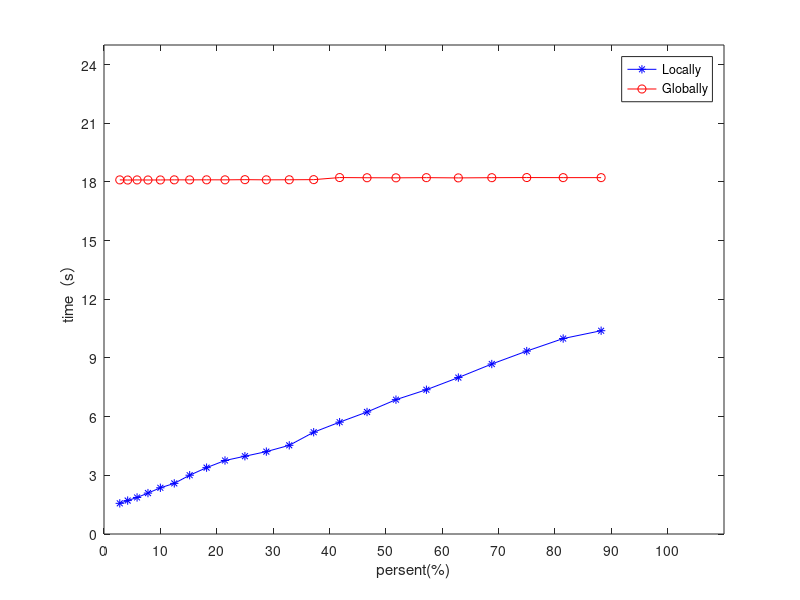

MATLAB code to generate this figure:

a=[2.8, 4.2, 5.86667, 7.8, 10, 12.4667, 15.2, 18.2, 21.4667, 25, 28.8, 32.8667, 37.2, 41.8, 46.6667, 51.8, 57.2 , 62.8667, 68.8 ,75,81.4667 ,88.2]; %a数据y值 
b=[1.56786,1.70892,1.86846,2.09126,2.3629, 2.58798,3.00537,3.39224,3.7582, 3.97618,4.21156,4.53393,5.20313,5.71842,6.23713,6.86851,7.37559,7.99742,8.69024,9.35153,9.99258,10.3929]; %b数据y值 
c=[18.1039,18.0971,18.1024,18.0985,18.1005,18.106,18.105,18.1075,18.1061,18.1153,18.1065,18.1101,18.1167,18.2231,18.2137,18.2091,18.2182,18.206,18.2166,18.2231,18.2191,18.2191];
plot(a,b,'-*b',a,c,'-or'); %线性，颜色，标记 

axis([0,110,0,25]) %确定x轴与y轴框图大小 
set(gca,'XTick',[0:10:100]) %x轴范围1-6，间隔1 
set(gca,'YTick',[0:3:25]) %y轴范围0-700，间隔100 
legend('Locally','Globally'); %右上角标注 
xlabel('persent(%)') %x轴坐标描述 
ylabel('time（s）') %y轴坐标描述

